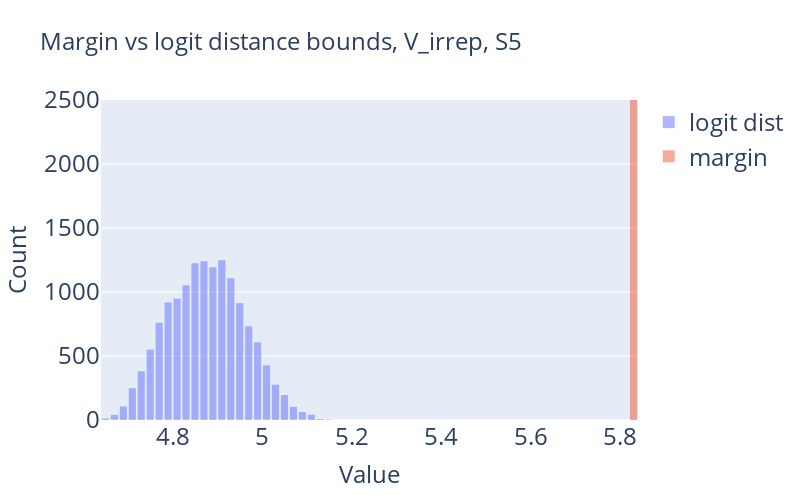

Source (notebook cell):
### Code cell
import plotly.graph_objects as go
trace1 = go.Histogram(x=dists, opacity=0.5, name='logit dist')
trace2 = go.Histogram(x=margins, opacity=0.5, name='margin')
layout = go.Layout(
    # yaxis_type="log",
    width=800,
    height=500,
    title=dict(
        text='Margin vs logit distance bounds, V_irrep, S5',
        font=dict(size=24)  # Increase title font size
    ),
    xaxis=dict(
        title='Value',
        titlefont=dict(size=24),  # Increase x-axis title font size
        tickfont=dict(size=24)  # Increase x-axis tick label font size
    ),
    yaxis=dict(
        title='Count',
        titlefont=dict(size=24),  # Increase y-axis title font size
        tickfont=dict(size=24),  # Increase y-axis tick label font size
        range=[0, 2500],
    ),
    legend=dict(font=dict(size=24)),
)
fig = go.Figure(data=[trace1, trace2], layout=layout)
fig.show()

### Figure 1 — Plotly figure (JSON) as saved in the notebook; plotly's stock layout.template omitted (floating-point values rounded to 4 significant figures; data arrays with more than 128 entries replaced by an {"elided": "..."} marker saying what was removed)
{"data": [{"name": "logit dist", "opacity": 0.5, "type": "histogram", "x": {"elided": "14400 float values"}}, {"name": "margin", "opacity": 0.5, "type": "histogram", "x": {"elided": "14400 float values"}}], "layout": {"height": 500, "legend": {"font": {"size": 24}}, "title": {"font": {"size": 24}, "text": "Margin vs logit distance bounds, V_irrep, S5"}, "width": 800, "xaxis": {"tickfont": {"size": 24}, "title": {"font": {"size": 24}, "text": "Value"}}, "yaxis": {"range": [0, 2500], "tickfont": {"size": 24}, "title": {"font": {"size": 24}, "text": "Count"}}}}
